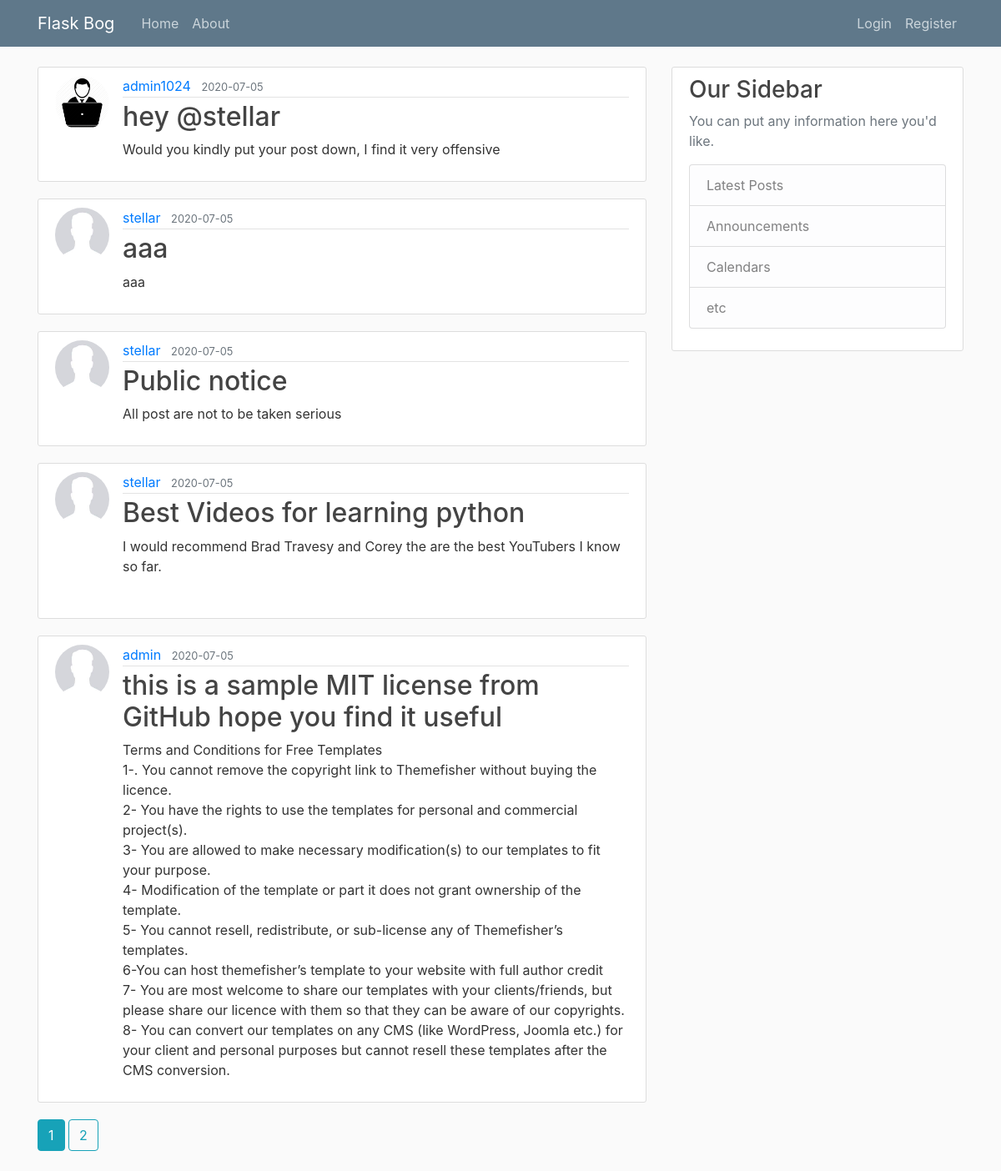
The page /home on the database its author committed.
### flaskblog/models.py (models this page shows, shortened)
class Post(db.Model):
    id = db.Column(db.Integer, primary_key=True)
    title = db.Column(db.String(100), nullable=False)
    date_posted = db.Column(db.DateTime,nullable=False, default=datetime.utcnow)
    content = db.Column(db.Text, nullable=False)
    user_id = db.Column(db.Integer, db.ForeignKey('user.id'), nullable=False)

class User(db.Model, UserMixin):
    id = db.Column(db.Integer, primary_key=True)
    username = db.Column(db.String(20), unique=True, nullable=False)
    email = db.Column(db.String(120), unique=True, nullable=False)
    image_file = db.Column(db.String(20), nullable=False, default=f'default ({img_num}).jpg')
    password = db.Column(db.String(60), nullable=False)
    posts = db.relationship('Post', backref='author', lazy=True)

### flaskblog/routes.py (the view)
@app.route('/')
@app.route('/home')
def home():
    page = request.args.get('page', 1, type=int)
    posts = Post.query.order_by(Post.date_posted.desc()).paginate(page=page, per_page=5)
    return render_template('home.html', posts=posts)

### flaskblog/templates/home.html
{% extends "layout.html" %} {% block content %} {% for post in posts.items %}
<article class="media content-section">
  <img src="{{ url_for('static', filename='images/' + post.author.image_file) }}" alt="user image" class="rounded-circle article-img">
  <div class="media-body">
    <div class="article-metadata">
      <a class="mr-2" href="{{ url_for('user_posts', username=post.author.username )}}">{{ post.author.username }}</a>
      <small class="text-muted">{{ post.date_posted.strftime('%Y-%m-%d') }}</small>
    </div>
    <h2><a class="article-title" href="{{ url_for('post', post_id=post.id) }}">{{ post.title }}</a></h2>
    <p class="article-content">{{ post.content }}</p>
  </div>
</article>
{% endfor %}
  {% for page_num in posts.iter_pages(left_edge=1, right_edge=1, left_current=1, right_current=2): %}
    {% if page_num: %}
      {% if posts.page == page_num:%}
        <a href="{{ url_for('home', page=page_num) }}" class="btn btn-info mb-4">{{ page_num }}</a>
      {% else %}
        <a href="{{ url_for('home', page=page_num) }}" class="btn btn-outline-info mb-4">{{ page_num }}</a>
      {% endif %}
    {% else %}
      ...
    {% endif %}
  {% endfor %}
{% endblock content %}

### flaskblog/static/main.css (style rules this page uses)
body { background: #fafafa; color: #333333; margin-top: 5rem; }
h1, h2, h3, h4, h5, h6 { color: #444444; }
.content-section { background: #ffffff; padding: 10px 20px; border: 1px solid #dddddd; border-radius: 3px; margin-bottom: 20px; }
.article-title { color: #444444; }
.article-content { white-space: pre-line; }
.article-img { height: 65px; width: 65px; margin-right: 16px; }
.article-metadata { padding-bottom: 1px; margin-bottom: 4px; border-bottom: 1px solid #e3e3e3; }

### rows shown on the page
Post: image_file (placeholder picture), author.username "admin1024", date_posted "2020-07-05", title "hey @stellar", content "Would you kindly put your post down, I find it very offensive"
Post: image_file (placeholder picture), author.username "stellar", date_posted "2020-07-05", title "aaa", content "aaa"
Post: image_file (placeholder picture), author.username "stellar", date_posted "2020-07-05", title "Public notice", content "All post are not to be taken serious"
Post: image_file (placeholder picture), author.username "stellar", date_posted "2020-07-05", title "Best Videos for learning python", content "I would recommend Brad Travesy and Corey the are the best YouTubers I know so far."
Post: image_file (placeholder picture), author.username "admin", date_posted "2020-07-05", title "this is a sample MIT license from GitHub hope you find it useful", content "Terms and Conditions for Free Templates 1-. You cannot remove the copyright link to Themefisher without buying the licence. 2- You have the rights to use the templates for personal and commercial project(s). 3- You are allowed to make necessary modification(s) to our templates to fit your purpose. 4- Modification of the template or part it does not grant ownership of the template. 5- You cannot resell, redistribute, or sub-license any of Themefisher’s templates. 6-You can host themefisher’s template to your website with full author credit 7- You are most welcome to share our templates with your clients/friends, but please share our licence with them so that they can be aware of our…"

### other values the page prints
{{ page_num }} "1"
{{ page_num }} "2"
